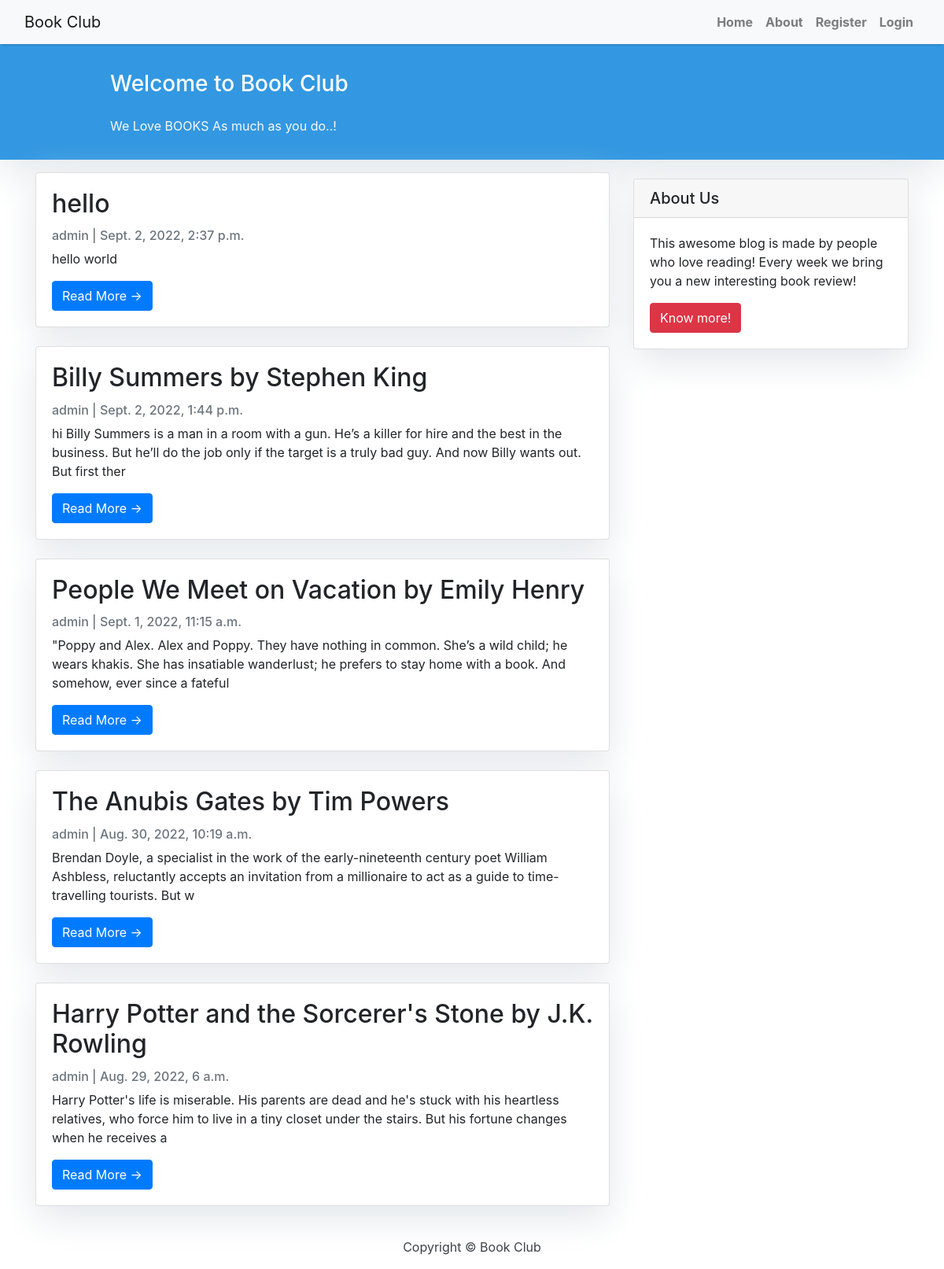
The page / on the database its author committed.
### blog/models.py (models this page shows, shortened)
class Post(models.Model):
    author = models.ForeignKey(settings.AUTH_USER_MODEL, on_delete=models.CASCADE)
    title = models.CharField(max_length=200)
    text = models.TextField()
    created_date = models.DateTimeField(default=timezone.now)
    published_date = models.DateTimeField(blank=True, null=True)

### blog/views.py (the view)
# urls.py: path('', views.index, name='index'),
def index(request):
    posts = Post.objects.filter(published_date__lte=timezone.now()).order_by('-published_date')
    return render(request, 'index.html', {'posts': posts})

### templates/index.html
{% extends "base.html" %}
{% load static %}
{% block content %}
<div class="container">
    <div class="row">
        <div class="col-md-8 mt-3 left">
            {% for post in posts %}
            <div class="card mb-4">
                <div class="card-body">
                    <h2 class="card-title">{{ post.title }}</h2>
                    <p class="card-text text-muted h6">{{ post.author }} | {{ post.published_date}} </p>
                    <p class="card-text">{{post.text|slice:":200" }}</p>
                    <a href="{% url 'details' pk=post.pk %}" class="btn btn-primary">Read More &rarr;</a>
                </div>
            </div>
            {% endfor %}
        </div>
        {% block sidebar %} {% include 'sidebar.html' %} {% endblock sidebar %}
    </div>
</div>
{% endblock content %}

### blog/static/css/style.css (style rules this page uses)
body { font-family: "Roboto", sans-serif; font-size: 17px; background-color: #fdfdfd; }
body { font-family: "Roboto", sans-serif; font-size: 18px; background-color: #fdfdfd; }
.card { box-shadow: 0 16px 48px #E3E7EB; }

### rows shown on the page
Post: title "hello", author "admin", published_date "Sept. 2, 2022, 2:37 p.m.", text "hello world"
Post: title "Billy Summers by Stephen King", author "admin", published_date "Sept. 2, 2022, 1:44 p.m.", text "hi Billy Summers is a man in a room with a gun. He’s a killer for hire and the best in the business. But he’ll do the job only if the target is a truly bad guy. And now Billy wants out. But first ther"
Post: title "People We Meet on Vacation by Emily Henry", author "admin", published_date "Sept. 1, 2022, 11:15 a.m.", text "\"Poppy and Alex. Alex and Poppy. They have nothing in common. She’s a wild child; he wears khakis. She has insatiable wanderlust; he prefers to stay home with a book. And somehow, ever since a fateful"
Post: title "The Anubis Gates by Tim Powers", author "admin", published_date "Aug. 30, 2022, 10:19 a.m.", text "Brendan Doyle, a specialist in the work of the early-nineteenth century poet William Ashbless, reluctantly accepts an invitation from a millionaire to act as a guide to time-travelling tourists. But w"
Post: title "Harry Potter and the Sorcerer's Stone by J.K. Rowling", author "admin", published_date "Aug. 29, 2022, 6 a.m.", text "Harry Potter's life is miserable. His parents are dead and he's stuck with his heartless relatives, who force him to live in a tiny closet under the stairs. But his fortune changes when he receives a"
